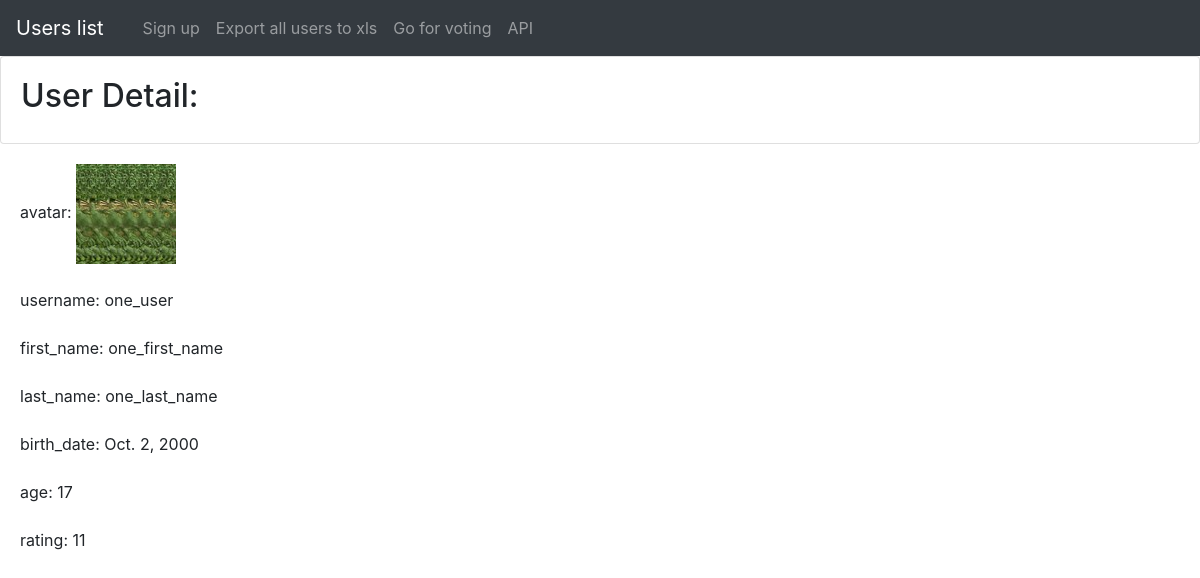
The page /user_detail/1/ on the database its author committed.
### test_app/models.py (models this page shows)
class User(models.Model):
    username = models.CharField(max_length=150, verbose_name='username')
    first_name = models.CharField(max_length=150, verbose_name='first_name')
    last_name = models.CharField(max_length=150, verbose_name='last_name')
    avatar = models.ImageField(upload_to='users_image', verbose_name='avatar')
    birth_date = models.DateField(null=True, verbose_name='birth_date')
    rating = models.IntegerField(default=0, verbose_name='rating')

### test_app/views.py (the view)
# urls.py: url(r'^user_detail/(?P<pk>\d+)/$', UserDetail.as_view(), name='user_detail'),
class UserDetail(DetailView):
    model = User
    template_name = 'user_detail.html'
    def dispatch(self, request, *args, **kwargs):
        self.user = User.objects.get(pk=self.kwargs['pk'])
        return super(UserDetail, self).dispatch(request, *args, **kwargs)
    def get_context_data(self, **kwargs):
        context = super(UserDetail, self).get_context_data(**kwargs)
        context['age'] = ((date.today()).year - (self.user.birth_date).year)
        return context

### templates/user_detail.html (shortened to what this page needs)
{% extends 'base.html' %}
{% block caption %}User Detail:{% endblock %}
{% block content %}
    avatar: <img src="/media/{{ object.avatar }}" width="100px" height="100px"><br/><br/>
    username: {{ object.username }}<br/><br/>
    first_name: {{ object.first_name }}<br/><br/>
    last_name: {{ object.last_name }}<br/><br/>
    birth_date: {{ object.birth_date }}<br/><br/>
    age: {{ age }}<br/><br/>
    rating: {{ object.rating }}
{% endblock %}

### rows shown on the page
User: avatar (picture), username "one_user", first_name "one_first_name", last_name "one_last_name", birth_date "Oct. 2, 2000", rating "11"

### other values the page prints
{{ age }} "17"
